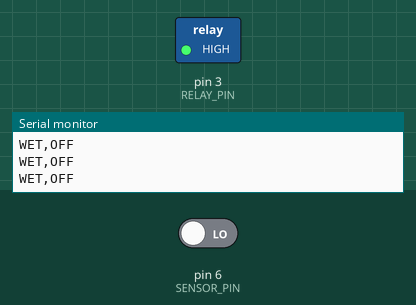
Bench run of a sketch on a simulated Arduino Uno, built with avr-gcc and run on an emulated ATmega328P. Shown: switched loads named in the sketch (green lamp = pin HIGH), the last lines printed to the serial monitor. The test bench sets the inputs (shaded band); at power-on: pin 6 (SENSOR_PIN) LOW.

Above: at 1.6 s.
1.7 s: pin 6 (SENSOR_PIN) driven HIGH
At 30.3 s:
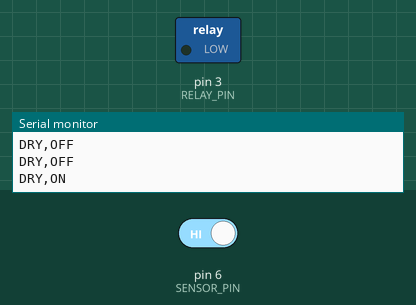
Timing chart, 0 to 31.5 s (numbered marks = the images above; inputs shaded):
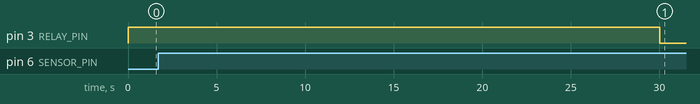

Measured:
- after the input at 1.7 s, pin 3 (RELAY_PIN): HIGH → LOW after 28.3 s

The sketch:

smart_plant_uno.ino
```cpp
const int RELAY_PIN  = 3;
const int SENSOR_PIN = 6;

const unsigned long MAX_PUMP_MS = 10000;
const unsigned long COOLDOWN_MS = 30000;
const int DRY_READINGS_NEEDED = 3;

bool pumpOn = false;
int dryCount = 0;
unsigned long pumpStartedAt = 0;
unsigned long pumpStoppedAt = 0;

void setup() {
  Serial.begin(9600);
  pinMode(RELAY_PIN, OUTPUT);
  pinMode(SENSOR_PIN, INPUT);
  digitalWrite(RELAY_PIN, HIGH);
}

void loop() {
  bool rawDry = digitalRead(SENSOR_PIN) == HIGH;
  dryCount = rawDry ? min(dryCount + 1, DRY_READINGS_NEEDED) : 0;
  bool dry = dryCount >= DRY_READINGS_NEEDED;

  if (dry && !pumpOn && millis() - pumpStoppedAt > COOLDOWN_MS) {
    pumpOn = true;
    pumpStartedAt = millis();
    digitalWrite(RELAY_PIN, LOW);
  }
  if (pumpOn && (!dry || millis() - pumpStartedAt > MAX_PUMP_MS)) {
    pumpOn = false;
    pumpStoppedAt = millis();
    digitalWrite(RELAY_PIN, HIGH);
  }

  Serial.print(dry ? "DRY" : "WET");
  Serial.print(",");
  Serial.println(pumpOn ? "ON" : "OFF");
  delay(400);
}
```
